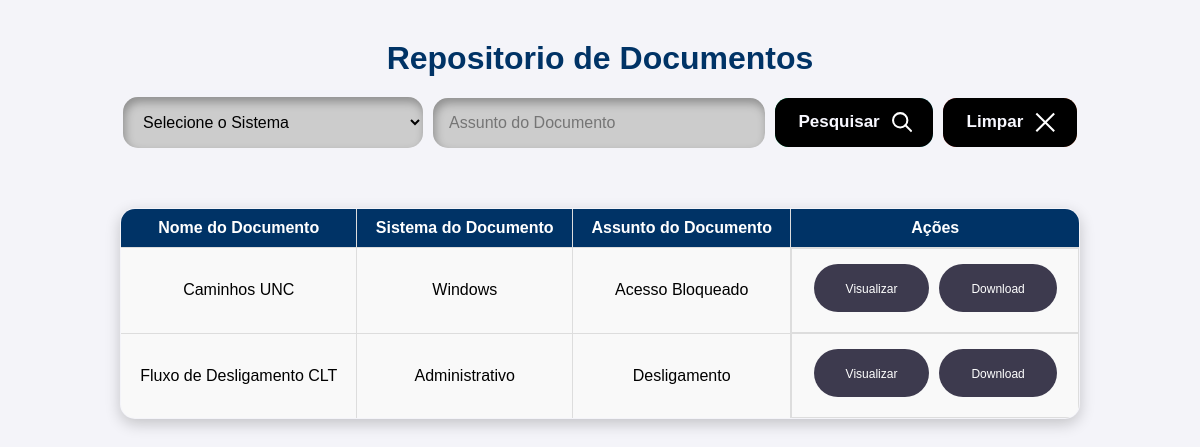
Screenshot of /repositorio-documento/pesquisa_detalhada.php with the database file from the repository.
### tables this page shows
CREATE TABLE `documento_pdf` (
  `id` int(11) NOT NULL AUTO_INCREMENT,
  `nome_documento` varchar(45) NOT NULL,
  `sistema_documento` varchar(45) NOT NULL,
  `assunto_documento` varchar(45) NOT NULL,
  `pdf_documento` longblob NOT NULL,
  PRIMARY KEY (`id`)
);

### repositorio-documento/pesquisa_detalhada.php (the view, shortened to what this page needs)
<?php
include 'conexao.php';
$assunto_documento = isset($_GET['assunto_documento']) ? $_GET['assunto_documento'] : '';
$query = "SELECT id, nome_documento, sistema_documento, assunto_documento FROM documento_pdf WHERE 1=1";
$stmt = $pdo->prepare($query);
$stmt->execute();
$documentos = $stmt->fetchAll(PDO::FETCH_ASSOC);
?>
<!DOCTYPE html>
<html lang="pt">
<head>
    <link rel="stylesheet" href="style.css">
</head>
<body>
    <h1>Repositorio de Documentos</h1>
    <div class="form-container">
    <form method="GET" action="" class="search-container">
        <select id="sistema_documento" name="sistema_documento" class="input">
            <option value="">Selecione o Sistema</option>
        </select>
        <input type="text" autocomplete="off" id="assunto_documento" name="assunto_documento" class="input" placeholder="Assunto do Documento" value="<?php echo htmlspecialchars($assunto_documento); ?>">
        <button class="cssbuttons-io" type="submit">
            <span>
                Pesquisar
            </span>
        </button>
        <button class="cssbuttons-io button-clear" type="button" onclick="limparPesquisa()">
            <span>
                Limpar
                <svg viewBox="0 0 19.9 19.7" xmlns="http://www.w3.org/2000/svg" role="img" aria-labelledby="title desc" class="svg-icon search-icon">
                    <title>Clear Icon</title>
                    <desc id="desc">A cross icon.</desc>
                    <g stroke="white" fill="none" class="search-path">
                        <path d="M2 2l16 16m0-16L2 18" stroke-linecap="square"></path>
                    </g>
                </svg>
            </span>
        </button>
    </form>
</div>
    <?php if (!empty($documentos)): ?>
    <table>
        <tr>
            <th>Nome do Documento</th>
            <th>Sistema do Documento</th>
            <th>Assunto do Documento</th>
            <th>Ações</th>
        </tr>
        <?php foreach ($documentos as $documento): ?>
            <tr>
                <td><?php echo htmlspecialchars($documento['nome_documento']); ?></td>
                <td><?php echo htmlspecialchars($documento['sistema_documento']); ?></td>
                <td><?php echo htmlspecialchars($documento['assunto_documento']); ?></td>
                <td class="action-buttons">
                    <a href="visualizar.php?id=<?php echo $documento['id']; ?>" target="_blank">
                        <button class="button">
                            <span class="button-content">Visualizar</span>
                        </button>
                    </a>
                    <a href="download.php?id=<?php echo $documento['id']; ?>">
                        <button class="button">
                            <span class="button-content">Download</span>
                        </button>
                    </a>
                </td>
            </tr>
        <?php endforeach; ?>
    </table>
    <?php else: ?>
        <p>Nenhum documento encontrado.</p>
    <?php endif; ?>
</body>
</html>

### repositorio-documento/style.css (style rules this page uses)
body { background-color: #f0f8ff; font-family: Arial, sans-serif; text-align: center; padding: 0; margin: 0; }
h1 { margin-top: 20px; color: #003366; }
table { margin: 30px auto; width: 80%; border-collapse: collapse; box-shadow: 0 5px 15px rgba(0, 0, 0, 0.2); }
th, td { padding: 12px 15px; text-align: center; border: 1px solid #ddd; background-color: #f9f9f9; }
th { background-color: #003366; color: white; }
tr:nth-child(even) { background-color: #f2f2f2; }
.input { border: none; outline: none; border-radius: 15px; padding: 1em; background-color: #ccc; box-shadow: inset 2px 5px 10px rgba(0,0,0,0.3); transition: 300ms ease-in-out; margin-bottom: 20px; width: 300px; font-size: 16px; }
.cssbuttons-io { position: relative; font-family: inherit; font-weight: 600; font-size: 17px; border-radius: 0.8em; cursor: pointer; border: none; background: linear-gradient(to right, #00bf63, #5ce1e6); color: ghostwhite; overflow: hidden; margin-top: 20px; }
.cssbuttons-io svg { width: 1.2em; height: 1.2em; margin-left: 0.7em; stroke-width: 2px; }
.cssbuttons-io span { position: relative; z-index: 10; transition: color 0.4s; display: inline-flex; align-items: center; padding: 0.8em 0.9em 0.8em 1.02em; }
.cssbuttons-io::before, .cssbuttons-io::after { position: absolute; top: 0; left: 0; width: 100%; height: 100%; z-index: 0; }
.cssbuttons-io::before { content: ""; background: #000; width: 120%; left: -10%; transform: skew(30deg); transition: transform 0.4s cubic-bezier(0.3, 1, 0.8, 1); }

### repositorio-documento/pesquisa_detalhada.php (style rules this page uses)
body { display: flex; flex-direction: column; align-items: center; justify-content: flex-start; min-height: 100vh; background-color: #f4f4f9; padding-top: 20px; }
h1 { margin-bottom: 20px; }
.form-container { display: flex; justify-content: center; align-items: center; gap: 10px; margin-bottom: 20px; }
.search-container { display: flex; align-items: center; gap: 10px; }
.cssbuttons-io { position: relative; font-family: inherit; font-weight: 600; font-size: 17px; border-radius: 0.8em; cursor: pointer; border: none; background: linear-gradient(to right, #00bf63, #5ce1e6); color: ghostwhite; overflow: hidden; transform: translateY(-20px); }
.cssbuttons-io svg { width: 1.2em; height: 1.2em; margin-left: 0.7em; stroke-width: 2px; }
.cssbuttons-io span { position: relative; z-index: 10; transition: color 0.4s; display: inline-flex; align-items: center; padding: 0.8em 0.9em 0.8em 1.02em; }
.cssbuttons-io::before, .cssbuttons-io::after { position: absolute; top: 0; left: 0; width: 100%; height: 100%; z-index: 0; }
.cssbuttons-io::before { content: ""; background: #000; width: 120%; left: -10%; transform: skew(30deg); transition: transform 0.4s cubic-bezier(0.3, 1, 0.8, 1); }
.button-clear { background: linear-gradient(to right, #ff6b6b, #ff8e53); }
.button-content { position: relative; z-index: 1; font-size: 12px; }
.button { position: relative; overflow: hidden; height: 3rem; padding: 0 2rem; border-radius: 1.5rem; background: #3d3a4e; background-size: 400%; color: #fff; border: none; cursor: pointer; margin-top: 15px; box-shadow: none; text-decoration: none; transform: translateY(-10px); }
.button::before { content: ""; position: absolute; top: 0; left: 0; transform: scaleX(0); transform-origin: 0 50%; width: 100%; height: inherit; border-radius: inherit; background: linear-gradient( 82.3deg, rgba(150, 93, 233, 1) 10.8%, rgba(99, 88, 238, 1) 94.3% ); transition: all 0.475s; }
.action-buttons { display: flex; gap: 10px; justify-content: center; }
table { border-radius: 15px; overflow: hidden; margin-top: 20px; width: 80%; }
table, th, td { border: 1px solid #ddd; text-align: center; padding: 10px; }
th, td { vertical-align: middle; }
td.action-buttons { white-space: nowrap; }
.action-buttons { display: flex; gap: 10px; justify-content: center; align-items: center; }

### rows the page displays
documento_pdf: nome_documento "Caminhos UNC", sistema_documento "Windows", assunto_documento "Acesso Bloqueado"
documento_pdf: nome_documento "Fluxo de Desligamento CLT", sistema_documento "Administrativo", assunto_documento "Desligamento"
